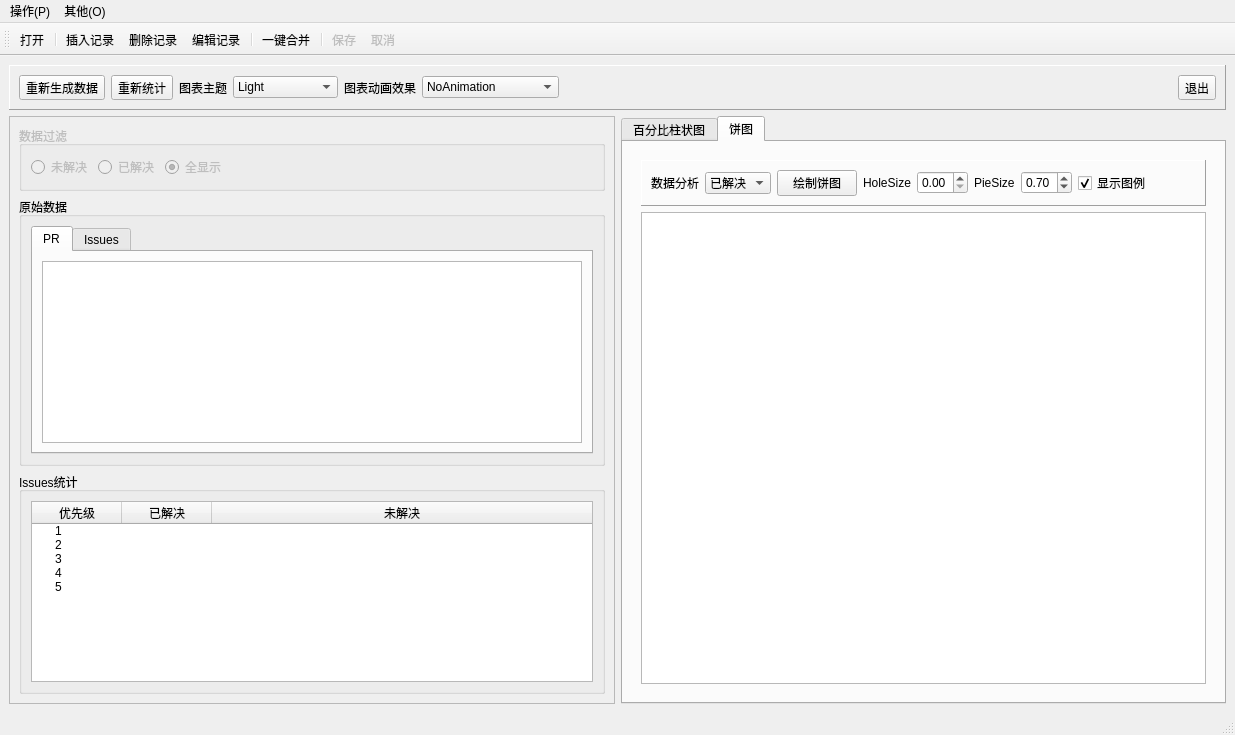
<?xml version="1.0" encoding="UTF-8"?>
<ui version="4.0">
 <class>MainWindow</class>
 <widget class="QMainWindow" name="MainWindow">
  <property name="geometry">
   <rect>
    <x>0</x>
    <y>0</y>
    <width>1235</width>
    <height>735</height>
   </rect>
  </property>
  <property name="windowTitle">
   <string>MainWindow</string>
  </property>
  <widget class="QWidget" name="centralwidget">
   <layout class="QGridLayout" name="gridLayout">
    <item row="1" column="0">
     <widget class="QFrame" name="frameData">
      <property name="frameShape">
       <enum>QFrame::StyledPanel</enum>
      </property>
      <property name="frameShadow">
       <enum>QFrame::Raised</enum>
      </property>
      <layout class="QVBoxLayout" name="verticalLayout_5">
       <item>
        <widget class="QGroupBox" name="groupBoxFilter">
         <property name="enabled">
          <bool>false</bool>
         </property>
         <property name="title">
          <string>数据过滤</string>
         </property>
         <layout class="QHBoxLayout" name="horizontalLayout_7">
          <item>
           <widget class="QRadioButton" name="radioBtnMan">
            <property name="text">
             <string>未解决</string>
            </property>
           </widget>
          </item>
          <item>
           <widget class="QRadioButton" name="radioBtnWoman">
            <property name="text">
             <string>已解决</string>
            </property>
           </widget>
          </item>
          <item>
           <widget class="QRadioButton" name="radioBtnBoth">
            <property name="text">
             <string>全显示</string>
            </property>
            <property name="checked">
             <bool>true</bool>
            </property>
           </widget>
          </item>
          <item>
           <spacer name="horizontalSpacer_3">
            <property name="orientation">
             <enum>Qt::Horizontal</enum>
            </property>
            <property name="sizeHint" stdset="0">
             <size>
              <width>115</width>
              <height>20</height>
             </size>
            </property>
           </spacer>
          </item>
         </layout>
        </widget>
       </item>
       <item>
        <widget class="QGroupBox" name="groupBoxGrade">
         <property name="title">
          <string>原始数据</string>
         </property>
         <layout class="QVBoxLayout" name="verticalLayout">
          <item>
           <widget class="QTabWidget" name="tabWidget_2">
            <property name="currentIndex">
             <number>0</number>
            </property>
            <widget class="QWidget" name="PR_tab">
             <attribute name="title">
              <string>PR</string>
             </attribute>
             <layout class="QVBoxLayout" name="verticalLayout_7">
              <item>
               <widget class="QTableView" name="PR_view"/>
              </item>
             </layout>
            </widget>
            <widget class="QWidget" name="Issues_tab">
             <attribute name="title">
              <string>Issues</string>
             </attribute>
             <layout class="QVBoxLayout" name="verticalLayout_6">
              <item>
               <widget class="QTableView" name="Issues_view"/>
              </item>
             </layout>
            </widget>
           </widget>
          </item>
         </layout>
        </widget>
       </item>
       <item>
        <widget class="QGroupBox" name="groupBoxCount">
         <property name="title">
          <string>Issues统计</string>
         </property>
         <layout class="QHBoxLayout" name="horizontalLayout">
          <item>
           <widget class="QTreeWidget" name="treeWidget">
            <property name="editTriggers">
             <set>QAbstractItemView::NoEditTriggers</set>
            </property>
            <attribute name="headerMinimumSectionSize">
             <number>31</number>
            </attribute>
            <attribute name="headerDefaultSectionSize">
             <number>90</number>
            </attribute>
            <column>
             <property name="text">
              <string>优先级</string>
             </property>
             <property name="textAlignment">
              <set>AlignCenter</set>
             </property>
            </column>
            <column>
             <property name="text">
              <string>已解决</string>
             </property>
             <property name="textAlignment">
              <set>AlignCenter</set>
             </property>
            </column>
            <column>
             <property name="text">
              <string>未解决</string>
             </property>
             <property name="textAlignment">
              <set>AlignCenter</set>
             </property>
            </column>
            <item>
             <property name="text">
              <string>1</string>
             </property>
            </item>
            <item>
             <property name="text">
              <string>2</string>
             </property>
            </item>
            <item>
             <property name="text">
              <string>3</string>
             </property>
            </item>
            <item>
             <property name="text">
              <string>4</string>
             </property>
            </item>
            <item>
             <property name="text">
              <string>5</string>
             </property>
            </item>
           </widget>
          </item>
         </layout>
        </widget>
       </item>
      </layout>
     </widget>
    </item>
    <item row="0" column="0" colspan="2">
     <widget class="QFrame" name="frameHead">
      <property name="sizePolicy">
       <sizepolicy hsizetype="Preferred" vsizetype="Fixed">
        <horstretch>0</horstretch>
        <verstretch>0</verstretch>
       </sizepolicy>
      </property>
      <property name="frameShape">
       <enum>QFrame::Panel</enum>
      </property>
      <property name="frameShadow">
       <enum>QFrame::Raised</enum>
      </property>
      <layout class="QHBoxLayout" name="horizontalLayout_2">
       <item>
        <widget class="QToolButton" name="toolBtn_GenData">
         <property name="toolTip">
          <string>重新生成数据并统计</string>
         </property>
         <property name="text">
          <string>重新生成数据</string>
         </property>
         <property name="icon">
          <iconset resource="res.qrc">
           <normaloff>:/icons/images/828.bmp</normaloff>:/icons/images/828.bmp</iconset>
         </property>
         <property name="toolButtonStyle">
          <enum>Qt::ToolButtonTextBesideIcon</enum>
         </property>
        </widget>
       </item>
       <item>
        <widget class="QToolButton" name="toolBtn_Counting">
         <property name="toolTip">
          <string>重新统计</string>
         </property>
         <property name="text">
          <string>重新统计</string>
         </property>
         <property name="icon">
          <iconset resource="res.qrc">
           <normaloff>:/icons/images/216.GIF</normaloff>:/icons/images/216.GIF</iconset>
         </property>
         <property name="toolButtonStyle">
          <enum>Qt::ToolButtonTextBesideIcon</enum>
         </property>
        </widget>
       </item>
       <item>
        <widget class="QLabel" name="label">
         <property name="text">
          <string>图表主题</string>
         </property>
        </widget>
       </item>
       <item>
        <widget class="QComboBox" name="comboTheme">
         <item>
          <property name="text">
           <string>Light</string>
          </property>
         </item>
         <item>
          <property name="text">
           <string>BlueCerulean</string>
          </property>
         </item>
         <item>
          <property name="text">
           <string>Dark</string>
          </property>
         </item>
         <item>
          <property name="text">
           <string>BrownSand</string>
          </property>
         </item>
         <item>
          <property name="text">
           <string>BlueNcs</string>
          </property>
         </item>
         <item>
          <property name="text">
           <string>HighContrast</string>
          </property>
         </item>
         <item>
          <property name="text">
           <string>Bluelcy</string>
          </property>
         </item>
         <item>
          <property name="text">
           <string>Qt</string>
          </property>
         </item>
        </widget>
       </item>
       <item>
        <widget class="QLabel" name="label_2">
         <property name="text">
          <string>图表动画效果</string>
         </property>
        </widget>
       </item>
       <item>
        <widget class="QComboBox" name="comboAnimation">
         <item>
          <property name="text">
           <string>NoAnimation</string>
          </property>
         </item>
         <item>
          <property name="text">
           <string>GridAxisAnimations</string>
          </property>
         </item>
         <item>
          <property name="text">
           <string>SeriesAnimations</string>
          </property>
         </item>
         <item>
          <property name="text">
           <string>AllAnimations</string>
          </property>
         </item>
        </widget>
       </item>
       <item>
        <spacer name="horizontalSpacer">
         <property name="orientation">
          <enum>Qt::Horizontal</enum>
         </property>
         <property name="sizeHint" stdset="0">
          <size>
           <width>40</width>
           <height>20</height>
          </size>
         </property>
        </spacer>
       </item>
       <item>
        <widget class="QToolButton" name="toolBtnQuit">
         <property name="toolTip">
          <string>退出</string>
         </property>
         <property name="text">
          <string>退出</string>
         </property>
         <property name="icon">
          <iconset resource="res.qrc">
           <normaloff>:/icons/images/132.bmp</normaloff>:/icons/images/132.bmp</iconset>
         </property>
         <property name="toolButtonStyle">
          <enum>Qt::ToolButtonTextBesideIcon</enum>
         </property>
        </widget>
       </item>
      </layout>
     </widget>
    </item>
    <item row="1" column="1">
     <widget class="QTabWidget" name="tabWidget">
      <property name="currentIndex">
       <number>1</number>
      </property>
      <widget class="QWidget" name="tabPercentBar">
       <attribute name="icon">
        <iconset resource="res.qrc">
         <normaloff>:/icons/images/f14.ico</normaloff>:/icons/images/f14.ico</iconset>
       </attribute>
       <attribute name="title">
        <string>百分比柱状图</string>
       </attribute>
       <layout class="QHBoxLayout" name="horizontalLayout_4">
        <item>
         <widget class="QWidget" name="widgetPercentBar" native="true">
          <layout class="QVBoxLayout" name="verticalLayout_10">
           <item>
            <widget class="QFrame" name="framePercentBar">
             <property name="frameShape">
              <enum>QFrame::Panel</enum>
             </property>
             <property name="frameShadow">
              <enum>QFrame::Raised</enum>
             </property>
             <layout class="QHBoxLayout" name="horizontalLayout_12">
              <item>
               <widget class="QPushButton" name="btnPercentBar">
                <property name="text">
                 <string>绘制柱状图</string>
                </property>
               </widget>
              </item>
              <item>
               <widget class="QPushButton" name="btnPercentBarH">
                <property name="text">
                 <string>绘制水平柱状图</string>
                </property>
               </widget>
              </item>
              <item>
               <spacer name="hSpacerPercentBar">
                <property name="orientation">
                 <enum>Qt::Horizontal</enum>
                </property>
                <property name="sizeHint" stdset="0">
                 <size>
                  <width>225</width>
                  <height>20</height>
                 </size>
                </property>
               </spacer>
              </item>
             </layout>
            </widget>
           </item>
           <item>
            <widget class="QmyChartView" name="chartViewPercentBar"/>
           </item>
          </layout>
         </widget>
        </item>
       </layout>
      </widget>
      <widget class="QWidget" name="tabPieChart">
       <attribute name="icon">
        <iconset resource="res.qrc">
         <normaloff>:/icons/images/43.ico</normaloff>:/icons/images/43.ico</iconset>
       </attribute>
       <attribute name="title">
        <string>饼图</string>
       </attribute>
       <layout class="QVBoxLayout" name="verticalLayout_11">
        <item>
         <widget class="QWidget" name="widgetPieBar" native="true">
          <layout class="QVBoxLayout" name="verticalLayout_8">
           <item>
            <widget class="QFrame" name="framePie">
             <property name="frameShape">
              <enum>QFrame::Panel</enum>
             </property>
             <property name="frameShadow">
              <enum>QFrame::Raised</enum>
             </property>
             <layout class="QHBoxLayout" name="horizontalLayout_3">
              <item>
               <widget class="QLabel" name="labelAanlyze">
                <property name="text">
                 <string>数据分析</string>
                </property>
               </widget>
              </item>
              <item>
               <widget class="QComboBox" name="comboCourse">
                <item>
                 <property name="text">
                  <string>已解决</string>
                 </property>
                </item>
                <item>
                 <property name="text">
                  <string>未解决</string>
                 </property>
                </item>
               </widget>
              </item>
              <item>
               <widget class="QPushButton" name="btnDrawPieChart">
                <property name="text">
                 <string>绘制饼图</string>
                </property>
               </widget>
              </item>
              <item>
               <widget class="QLabel" name="labelHole">
                <property name="text">
                 <string>HoleSize</string>
                </property>
               </widget>
              </item>
              <item>
               <widget class="QDoubleSpinBox" name="spinHoleSize">
                <property name="maximum">
                 <double>1.000000000000000</double>
                </property>
                <property name="singleStep">
                 <double>0.100000000000000</double>
                </property>
               </widget>
              </item>
              <item>
               <widget class="QLabel" name="labelPie">
                <property name="text">
                 <string>PieSize</string>
                </property>
               </widget>
              </item>
              <item>
               <widget class="QDoubleSpinBox" name="spinPieSize">
                <property name="maximum">
                 <double>1.000000000000000</double>
                </property>
                <property name="singleStep">
                 <double>0.100000000000000</double>
                </property>
                <property name="value">
                 <double>0.700000000000000</double>
                </property>
               </widget>
              </item>
              <item>
               <widget class="QCheckBox" name="chkBoxPieLegend">
                <property name="text">
                 <string>显示图例</string>
                </property>
                <property name="checked">
                 <bool>true</bool>
                </property>
               </widget>
              </item>
              <item>
               <spacer name="horizontalSpacer_2">
                <property name="orientation">
                 <enum>Qt::Horizontal</enum>
                </property>
                <property name="sizeHint" stdset="0">
                 <size>
                  <width>13</width>
                  <height>20</height>
                 </size>
                </property>
               </spacer>
              </item>
             </layout>
            </widget>
           </item>
           <item>
            <widget class="QmyChartView" name="chartViewPie"/>
           </item>
          </layout>
         </widget>
        </item>
       </layout>
      </widget>
     </widget>
    </item>
   </layout>
  </widget>
  <widget class="QStatusBar" name="statusbar"/>
  <widget class="QMenuBar" name="menubar">
   <property name="geometry">
    <rect>
     <x>0</x>
     <y>0</y>
     <width>1235</width>
     <height>30</height>
    </rect>
   </property>
   <widget class="QMenu" name="menu_F">
    <property name="title">
     <string>操作(P)</string>
    </property>
    <addaction name="actOpenDB"/>
    <addaction name="separator"/>
    <addaction name="actRecInsert"/>
    <addaction name="actRecDelete"/>
    <addaction name="actRecEdit"/>
    <addaction name="separator"/>
    <addaction name="actScan"/>
   </widget>
   <widget class="QMenu" name="menu">
    <property name="title">
     <string>其他(O)</string>
    </property>
    <addaction name="separator"/>
    <addaction name="actSubmit"/>
    <addaction name="actRevert"/>
   </widget>
   <addaction name="menu_F"/>
   <addaction name="menu"/>
  </widget>
  <widget class="QToolBar" name="toolBar">
   <property name="enabled">
    <bool>true</bool>
   </property>
   <property name="windowTitle">
    <string>toolBar</string>
   </property>
   <property name="toolButtonStyle">
    <enum>Qt::ToolButtonTextUnderIcon</enum>
   </property>
   <attribute name="toolBarArea">
    <enum>TopToolBarArea</enum>
   </attribute>
   <attribute name="toolBarBreak">
    <bool>false</bool>
   </attribute>
   <addaction name="actOpenDB"/>
   <addaction name="separator"/>
   <addaction name="actRecInsert"/>
   <addaction name="actRecDelete"/>
   <addaction name="actRecEdit"/>
   <addaction name="separator"/>
   <addaction name="actScan"/>
   <addaction name="separator"/>
   <addaction name="actSubmit"/>
   <addaction name="actRevert"/>
  </widget>
  <action name="actRecInsert">
   <property name="enabled">
    <bool>true</bool>
   </property>
   <property name="icon">
    <iconset resource="res.qrc">
     <normaloff>:/icons/images/306.bmp</normaloff>:/icons/images/306.bmp</iconset>
   </property>
   <property name="text">
    <string>插入记录</string>
   </property>
   <property name="toolTip">
    <string>插入记录</string>
   </property>
   <property name="shortcut">
    <string>Ctrl+L</string>
   </property>
  </action>
  <action name="actRecDelete">
   <property name="enabled">
    <bool>true</bool>
   </property>
   <property name="icon">
    <iconset resource="res.qrc">
     <normaloff>:/icons/images/delete1.bmp</normaloff>:/icons/images/delete1.bmp</iconset>
   </property>
   <property name="text">
    <string>删除记录</string>
   </property>
   <property name="toolTip">
    <string>删除记录</string>
   </property>
   <property name="shortcut">
    <string>Ctrl+D</string>
   </property>
  </action>
  <action name="actRecEdit">
   <property name="enabled">
    <bool>true</bool>
   </property>
   <property name="icon">
    <iconset resource="res.qrc">
     <normaloff>:/icons/images/kiwi_edit.png</normaloff>:/icons/images/kiwi_edit.png</iconset>
   </property>
   <property name="text">
    <string>编辑记录</string>
   </property>
   <property name="toolTip">
    <string>编辑记录</string>
   </property>
   <property name="shortcut">
    <string>Ctrl+E</string>
   </property>
  </action>
  <action name="actScan">
   <property name="enabled">
    <bool>true</bool>
   </property>
   <property name="icon">
    <iconset resource="res.qrc">
     <normaloff>:/icons/images/up.bmp</normaloff>:/icons/images/up.bmp</iconset>
   </property>
   <property name="text">
    <string>一键合并</string>
   </property>
   <property name="toolTip">
    <string>一键合并</string>
   </property>
   <property name="shortcut">
    <string>Ctrl+S</string>
   </property>
  </action>
  <action name="actSubmit">
   <property name="enabled">
    <bool>false</bool>
   </property>
   <property name="icon">
    <iconset resource="res.qrc">
     <normaloff>:/icons/images/save1.bmp</normaloff>:/icons/images/save1.bmp</iconset>
   </property>
   <property name="text">
    <string>保存</string>
   </property>
   <property name="toolTip">
    <string>保存修改</string>
   </property>
   <property name="shortcut">
    <string>Ctrl+S</string>
   </property>
  </action>
  <action name="actRevert">
   <property name="enabled">
    <bool>false</bool>
   </property>
   <property name="icon">
    <iconset resource="res.qrc">
     <normaloff>:/icons/images/ubdo.bmp</normaloff>:/icons/images/ubdo.bmp</iconset>
   </property>
   <property name="text">
    <string>取消</string>
   </property>
   <property name="toolTip">
    <string>取消修改</string>
   </property>
   <property name="shortcut">
    <string>Ctrl+R</string>
   </property>
  </action>
  <action name="actOpenDB">
   <property name="icon">
    <iconset resource="res.qrc">
     <normaloff>:/icons/images/open3.bmp</normaloff>:/icons/images/open3.bmp</iconset>
   </property>
   <property name="text">
    <string>打开</string>
   </property>
   <property name="toolTip">
    <string>打开数据库</string>
   </property>
   <property name="shortcut">
    <string>Ctrl+O</string>
   </property>
  </action>
 </widget>
 <customwidgets>
  <customwidget>
   <class>QmyChartView</class>
   <extends>QGraphicsView</extends>
   <header>myChartView</header>
  </customwidget>
 </customwidgets>
 <resources>
  <include location="res.qrc"/>
 </resources>
 <connections>
  <connection>
   <sender>toolBtnQuit</sender>
   <signal>clicked()</signal>
   <receiver>MainWindow</receiver>
   <slot>close()</slot>
   <hints>
    <hint type="sourcelabel">
     <x>1011</x>
     <y>61</y>
    </hint>
    <hint type="destinationlabel">
     <x>532</x>
     <y>299</y>
    </hint>
   </hints>
  </connection>
 </connections>
</ui>
